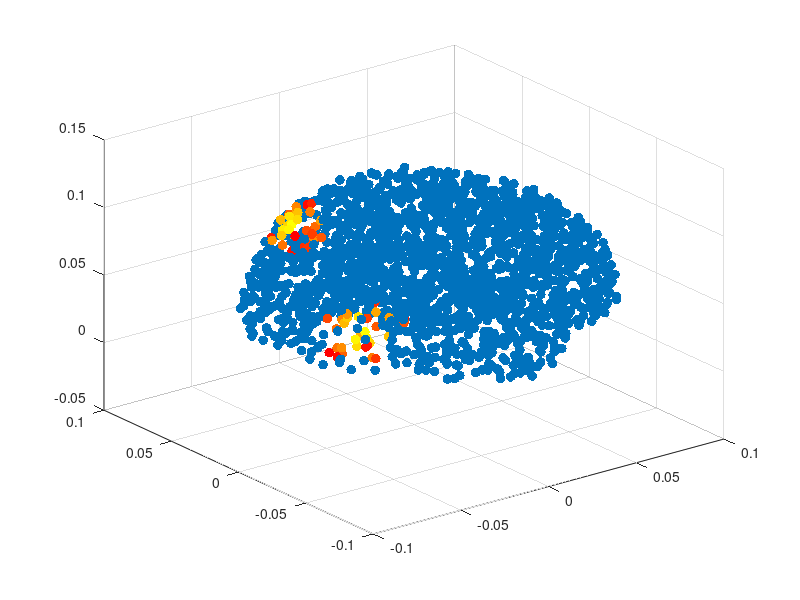

Source code (MATLAB): (Note: this script raises an error after producing the figure.)
%% Visualize Sources for EEG generation
clear all, close all
load emptyEEG
Fs=1000;
% Source Locations
chanlocX=EEG.lf.GridLoc(:,1)';
chanlocY=EEG.lf.GridLoc(:,2)';
chanlocZ=EEG.lf.GridLoc(:,3)';
% Source IDs
for i_source=1:2004
    sourceIDs{i_source}=i_source;
end

K_neigh=30;
[dipoleC1,dipoleC1_dist] = knnsearch(EEG.lf.GridLoc,EEG.lf.GridLoc(255,:),'K',K_neigh)
weightC1=1-dipoleC1_dist*40;
[dipoleC2,dipoleC2_dist] = knnsearch(EEG.lf.GridLoc,EEG.lf.GridLoc(257,:),'K',K_neigh)
weightC2=1-dipoleC2_dist*40;

c=colormap(autumn(K_neigh));
c=c(end:-1:1,:);

figure,scatter3(chanlocX, chanlocY, chanlocZ,50,'red','filled'), hold on
scatter3(chanlocX(dipoleC1), chanlocY(dipoleC1), chanlocZ(dipoleC1),50,c,'filled')
%dipoleC2=[1767 1741 1571 1677 1939 1786];
scatter3(chanlocX(dipoleC2), chanlocY(dipoleC2), chanlocZ(dipoleC2),50,c,'filled')

trial_no=25;
%% Generate Synthetic Signals
% EEG signals of the first class
dipoleLoc=dipoleC1;
[b,a]=butter(3, [8 12]/(Fs/2));
for i_trial=1:trial_no
    [1 i_trial]
    whitenoise=randn(1,Fs*2);
    alphanoise=filtfilt(b,a,whitenoise);
    dipoleSignals=repmat(alphanoise,length(dipoleC1),1);
    dipoleSignals=weightC1'.*dipoleSignals;
    synthEEG=synthesizeEEG(dipoleLoc, dipoleSignals, 'pink', [], 200);
    EEGdata{i_trial}=synthEEG.data;
end
% EEG signals of the second class
dipoleLoc=dipoleC2;
[b,a]=butter(3, [8 12]/(Fs/2));
for i_trial=1:trial_no
    [2 i_trial]
    whitenoise=randn(1,Fs*2);
    alphanoise=filtfilt(b,a,whitenoise);
    dipoleSignals=repmat(alphanoise,length(dipoleC2),1);
    dipoleSignals=weightC2'.*dipoleSignals;
    synthEEG=synthesizeEEG(dipoleLoc, dipoleSignals, 'pink', [], 200);
    EEGdata{end+1}=synthEEG.data;
end
% Labels for each Trial
labels=[zeros(1, trial_no) ones(1, trial_no)]'+1;

%% Calculate Covariances
for i_trial=1:size(EEGdata,2)
    filtered_covariances{i_trial}=cov(EEGdata{i_trial}');% I keep only the first ten seconds. You can try more options
end

%% Jointly Diagonalize Covariance matrices
[V,qDs]= joint_diag([filtered_covariances{:}],1.0000e-08);%Set 1
for i=1:size(filtered_covariances,2)
    reconstructed_covariances{i}=diag(diag(V'*filtered_covariances{i}*V));%/trace(myV*diag(diag(myV'*filtered_covariances{i}*myV))))*myV';
    reconstructed_covariances_array(:,:,i)=reconstructed_covariances{i};
    lambdas(i,:)=diag(V'*filtered_covariances{i}*V);%/sum(diag(myV'*filtered_covariances{i}*myV));
end

%% PLOT
% Initial covariance space
figure,subplot(1,2,1),mydist=zeros(size(filtered_covariances,2),size(filtered_covariances,2));
for i_trial=1:size(filtered_covariances,2)
    for j_trial=1:size(filtered_covariances,2)-1
        mydist(i_trial,j_trial)=(distance_riemann(squeeze(filtered_covariances{i_trial}),squeeze(filtered_covariances{j_trial})));
        mydist(j_trial,i_trial)=mydist(i_trial,j_trial);
    end
end
for i_trial=1:size(filtered_covariances,2)
    mydist(i_trial,i_trial)=0;
end
Y = cmdscale(mydist);
Dtriu = mydist(find(tril(ones(length(mydist)),-1)))';
maxrelerr(1) = max(abs(Dtriu-pdist(Y(:,1:48))))./max(Dtriu)
colours=[1 0 0; 0 0 1; 0 1 0];% red->sad, blue->neutral, green->happy
for i_trial=1:size(labels,1)
    if labels(i_trial)==0
        continue;
    end
    scatter(Y(i_trial,1),Y(i_trial,2),[],colours(labels(i_trial)+1,:),'filled'), hold on
    
    text(Y(i_trial,1),Y(i_trial,2),num2str(i_trial))
end, title('Init Cov Space'), axis equal

% JD covariance Space
subplot(1,2,2),mydist=zeros(size(reconstructed_covariances,2),size(reconstructed_covariances,2));
for i_trial=1:size(reconstructed_covariances,2)
    for j_trial=1:size(reconstructed_covariances,2)-1
        mydist(i_trial,j_trial)=(distance_riemann(squeeze(reconstructed_covariances{i_trial}),squeeze(reconstructed_covariances{j_trial})));
        mydist(j_trial,i_trial)=mydist(i_trial,j_trial);
    end
end
for i_trial=1:size(reconstructed_covariances,2)
    mydist(i_trial,i_trial)=0;
end
Y = cmdscale(mydist);
Dtriu = mydist(find(tril(ones(length(mydist)),-1)))';
maxrelerr(1) = max(abs(Dtriu-pdist(Y(:,1:48))))./max(Dtriu)
colours=[1 0 0; 0 0 1; 0 1 0];% red->sad, blue->neutral, green->happy
for i_trial=1:size(labels,1)
    if labels(i_trial)==0
        continue;
    end
    scatter(Y(i_trial,1),Y(i_trial,2),[],colours(labels(i_trial)+1,:),'filled'), hold on
    
    text(Y(i_trial,1),Y(i_trial,2),num2str(i_trial))
end, title('AJD Cov Space'), axis equal


for i=1:trial_no*2
    mycov(i,:,:)=filtered_covariances{i};
    myEEG(i,:)=mean(EEGdata{i}.^2,2);
end
C1=squeeze(mean(mycov(1:trial_no,:,:)));
C2=squeeze(mean(mycov(trial_no+1:trial_no*2,:,:)));

[W1,L1] = eig(C1);
[evals,sidx] = sort(diag(L1),'descend');
W1 = W1(:,sidx);
map1=W1(:,1)'*C1;

[W2,L2] = eig(C2);
[evals,sidx] = sort(diag(L2),'descend');
W2 = W2(:,sidx);
map2=W2(:,1)'*C2;

figure, subplot(1,2,1), topoplotIndie(map1,EEG.chanlocs,'numcontour',0,'electrodes','off','plotrad',.6);
subplot(1,2,2), topoplotIndie(map2,EEG.chanlocs,'numcontour',0,'electrodes','off','plotrad',.6);

